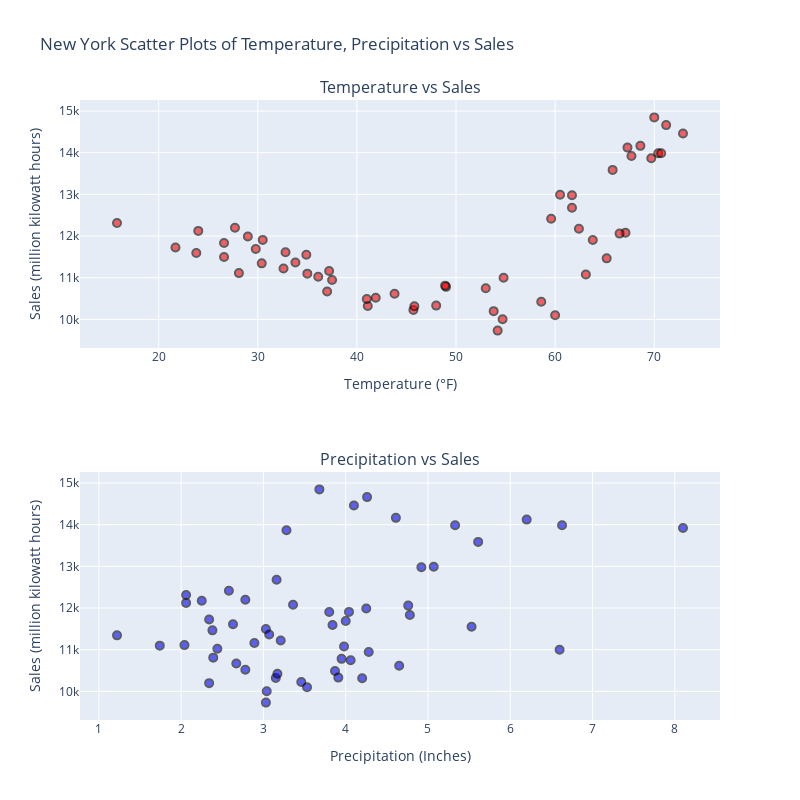

The notebook cell saved with this chart:
### Code cell
# First scatter plot
fig1 = px.scatter(ny_data, x='temperature', y='sales', 
                  title='New York Scatter Plot of Temperature vs Sales',
                  labels={'temperature': 'Temperature', 'sales': 'Sales (million kilowatt hours)'},
                  hover_data=['temperature', 'sales'])
fig1.update_traces(marker=dict(size=8, color='red', opacity=0.6, line=dict(width=2, color='black')))

#Second scatter plot
fig2 = px.scatter(ny_data, x='precipitation', y='sales', 
                  title='New York Scatter Plot of Precipitation vs Sales',
                  labels={'precipitation': 'Precipitation', 'sales': 'Sales (million kilowatt hours)'},
                  hover_data=['temperature', 'sales'])
fig2.update_traces(marker=dict(size=8, color='blue', opacity=0.6, line=dict(width=2, color='black')))

# 2 rows one column
fig = make_subplots(rows=2, cols=1, 
                    subplot_titles=('Temperature vs Sales', 'Precipitation vs Sales'),
                    vertical_spacing=0.2)

# Add traces from fig1 to the first subplot (row 1, col 1)
for trace in fig1.data:
    fig.add_trace(trace, row=1, col=1)

# Add traces from fig2 to the second subplot (row 2, col 1)
for trace in fig2.data:
    fig.add_trace(trace, row=2, col=1)

# Update axis properties (make them wider)
fig.update_layout(
    width=800,  # Make the plot wider
    height=800,  # Adjust the height as per your preference
    title_text='New York Scatter Plots of Temperature, Precipitation vs Sales',
    showlegend=False,
    xaxis=dict(title='Temperature (°F)', showgrid=True),
    xaxis2=dict(title='Precipitation (Inches)', showgrid=True),
    yaxis=dict(title='Sales (million kilowatt hours)', showgrid=True),
    yaxis2=dict(title='Sales (million kilowatt hours)', showgrid=True)
)

# Show the plot
fig.write_html('ny_scatter_plots.html')

fig.show()

### Figure 1 — Plotly figure (JSON) as saved in the notebook; plotly's stock layout.template omitted (floating-point values rounded to 4 significant figures)
{"data": [{"hovertemplate": "Temperature=%{x}<br>Sales (million kilowatt hours)=%{y}<extra></extra>", "legendgroup": "", "marker": {"color": "red", "line": {"color": "black", "width": 2}, "opacity": 0.6, "size": 8, "symbol": "circle"}, "mode": "markers", "name": "", "orientation": "v", "showlegend": false, "type": "scatter", "x": [27.7, 26.6, 37.2, 41.1, 54.2, 65.2, 72.9, 68.6, 59.6, 49, 41.9, 29.8, 24, 21.7, 35, 45.7, 54.7, 67.1, 67.7, 70.4, 61.7, 54.8, 37, 32.8, 15.8, 23.8, 33.8, 43.8, 58.6, 63.8, 69.7, 70, 60.5, 48.9, 41, 29, 30.5, 28.1, 32.6, 48, 53.8, 63.1, 70.7, 65.8, 61.7, 53, 36.1, 34.9, 26.6, 30.4, 37.5, 45.8, 60, 66.5, 71.2, 67.3, 62.4], "xaxis": "x", "y": [12200.0, 11500.0, 11160.0, 10320.0, 9730.0, 11460.0, 14460.0, 14160.0, 12420.0, 10780.0, 10520.0, 11690.0, 12120.0, 11730.0, 11100.0, 10230.0, 10000.0, 12080.0, 13920.0, 13990.0, 12980.0, 11000.0, 10670.0, 11610.0, 12310.0, 11590.0, 11360.0, 10620.0, 10420.0, 11910.0, 13870.0, 14850.0, 12990.0, 10810.0, 10490.0, 11990.0, 11910.0, 11110.0, 11220.0, 10330.0, 10200.0, 11080.0, 13990.0, 13590.0, 12680.0, 10750.0, 11020.0, 11550.0, 11830.0, 11340.0, 10940.0, 10310.0, 10100.0, 12060.0, 14660.0, 14120.0, 12170.0], "yaxis": "y"}, {"customdata": [[27.7], [26.6], [37.2], [41.1], [54.2], [65.2], [72.9], [68.6], [59.6], [49], [41.9], [29.8], [24], [21.7], [35], [45.7], [54.7], [67.1], [67.7], [70.4], [61.7], [54.8], [37], [32.8], [15.8], [23.8], [33.8], [43.8], [58.6], [63.8], [69.7], [70], [60.5], [48.9], [41], [29], [30.5], [28.1], [32.6], [48], [53.8], [63.1], [70.7], [65.8], [61.7], [53], [36.1], [34.9], [26.6], [30.4], [37.5], [45.8], [60], [66.5], [71.2], [67.3], [62.4]], "hovertemplate": "Precipitation=%{x}<br>Sales (million kilowatt hours)=%{y}<br>temperature=%{customdata[0]}<extra></extra>", "legendgroup": "", "marker": {"color": "blue", "line": {"color": "black", "width": 2}, "opacity": 0.6, "size": 8, "symbol": "circle"}, "mode": "markers", "name": "", "orientation": "v", "showlegend": false, "type": "scatter", "x": [2.78, 3.03, 2.89, 3.15, 3.03, 2.38, 4.1, 4.61, 2.58, 3.95, 2.78, 4, 2.06, 2.34, 1.74, 3.46, 3.04, 3.36, 8.1, 5.33, 4.92, 6.6, 2.67, 2.63, 2.06, 3.84, 3.07, 4.65, 3.17, 3.8, 3.28, 3.68, 5.07, 2.39, 3.87, 4.25, 4.04, 2.04, 3.21, 3.91, 2.34, 3.98, 6.63, 5.61, 3.16, 4.06, 2.44, 5.53, 4.78, 1.22, 4.28, 4.2, 3.53, 4.76, 4.26, 6.2, 2.25], "xaxis": "x2", "y": [12200.0, 11500.0, 11160.0, 10320.0, 9730.0, 11460.0, 14460.0, 14160.0, 12420.0, 10780.0, 10520.0, 11690.0, 12120.0, 11730.0, 11100.0, 10230.0, 10000.0, 12080.0, 13920.0, 13990.0, 12980.0, 11000.0, 10670.0, 11610.0, 12310.0, 11590.0, 11360.0, 10620.0, 10420.0, 11910.0, 13870.0, 14850.0, 12990.0, 10810.0, 10490.0, 11990.0, 11910.0, 11110.0, 11220.0, 10330.0, 10200.0, 11080.0, 13990.0, 13590.0, 12680.0, 10750.0, 11020.0, 11550.0, 11830.0, 11340.0, 10940.0, 10310.0, 10100.0, 12060.0, 14660.0, 14120.0, 12170.0], "yaxis": "y2"}], "layout": {"annotations": [{"font": {"size": 16}, "showarrow": false, "text": "Temperature vs Sales", "x": 0.5, "xanchor": "center", "xref": "paper", "y": 1, "yanchor": "bottom", "yref": "paper"}, {"font": {"size": 16}, "showarrow": false, "text": "Precipitation vs Sales", "x": 0.5, "xanchor": "center", "xref": "paper", "y": 0.4, "yanchor": "bottom", "yref": "paper"}], "height": 800, "showlegend": false, "title": {"text": "New York Scatter Plots of Temperature, Precipitation vs Sales"}, "width": 800, "xaxis": {"anchor": "y", "autorange": true, "domain": [0, 1], "range": [12.07, 76.63], "showgrid": true, "title": {"text": "Temperature (°F)"}, "type": "linear"}, "xaxis2": {"anchor": "y2", "autorange": true, "domain": [0, 1], "range": [0.7702, 8.55], "showgrid": true, "title": {"text": "Precipitation (Inches)"}, "type": "linear"}, "yaxis": {"anchor": "x", "autorange": true, "domain": [0.6, 1], "range": [9312.0, 15270.0], "showgrid": true, "title": {"text": "Sales (million kilowatt hours)"}, "type": "linear"}, "yaxis2": {"anchor": "x2", "autorange": true, "domain": [0, 0.4], "range": [9312.0, 15270.0], "showgrid": true, "title": {"text": "Sales (million kilowatt hours)"}, "type": "linear"}}}
